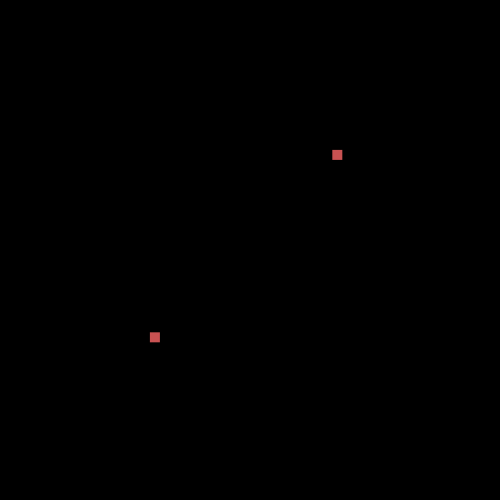
Frame 1 (no input)
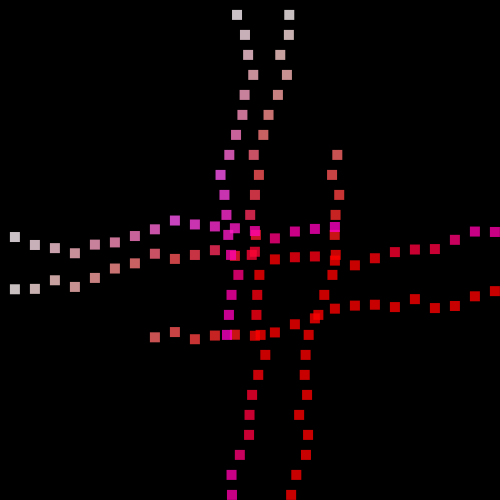
Frame 60 (the mouse pressed at the canvas centre just before this capture)
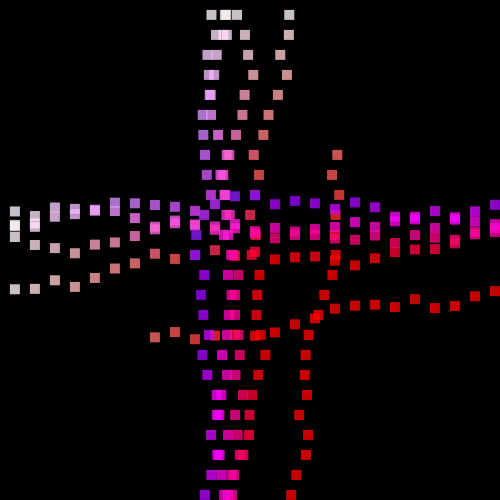
Frame 120 (the mouse held since frame 60 and released just before this capture)

The Processing sketch that drew these frames (run headless with seeded random() and noise(); from frame 60 on, the mouse is pressed at the canvas centre):

// Processing sketch: processing_3219
// ── processing_3219.pde

Pincel p;


void setup(){
  size(500, 500);
  background(0); 
  smooth();
  colorMode(HSB);
  p = new Pincel();
}


void draw(){
  p.dibuja();
}


class Pincel{
  float x, y;
  float diam;
  color col;

  Pincel(){
    x = random(width);
    y = random(height);
    diam = 10;
    col = color(255);
  }

  void dibuja(){
    calc();
    fill(col);
    noStroke();
    
    fill(x,y,350,200);
   rect(x,y, diam, diam);
   fill(x,y,350,200);
   rect(y,x,diam,diam);
  }

  void calc(){
    x += random(-10, 10);
    y += random(20, -20);
    
    x = x % width;
    y = y % height;
    
    if (x < 0) x *= 15;
    if (y < 0) y *= 15;
  }
}
